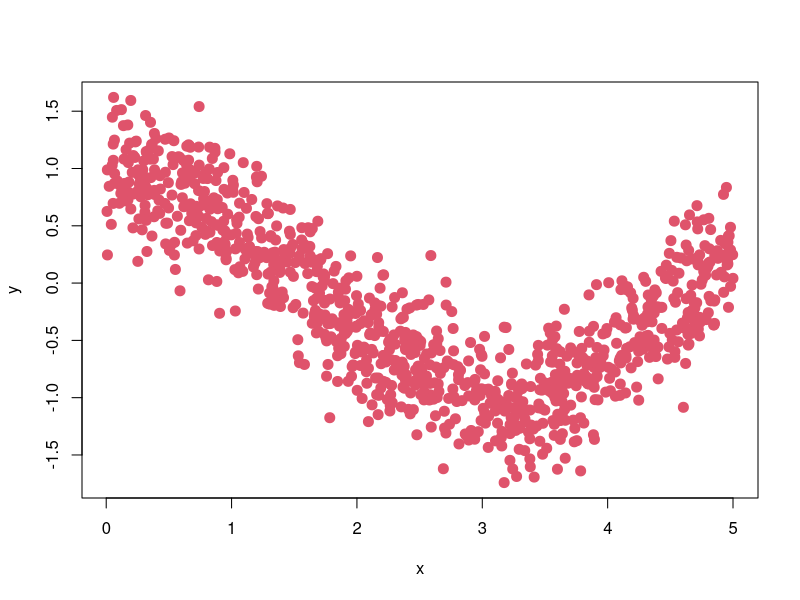
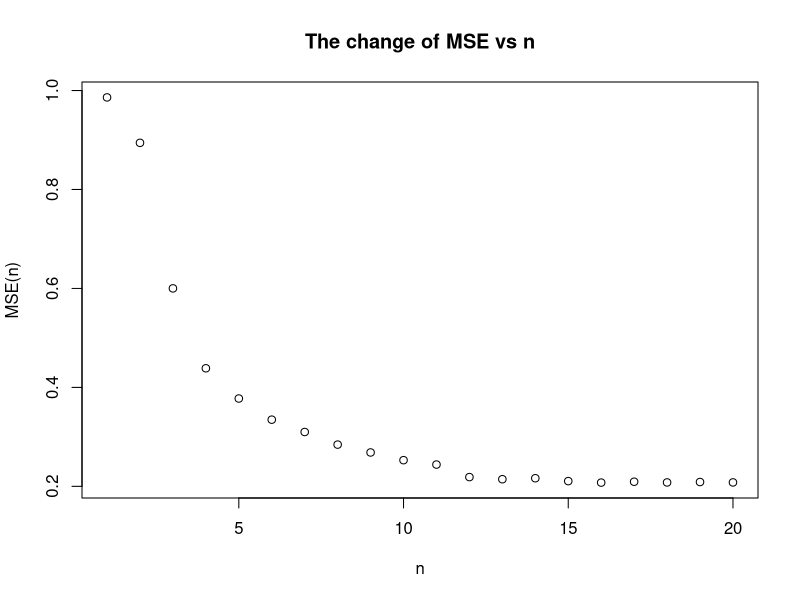

Write the R code that produced these figures, in order. (Note: a time limit stopped this script after it produced the figures.)
####1(a)####
set.seed(1)  # set random number generator
n = 1000  # number of samples
x = 5*runif(n)  # simulate training x's uniformly on the interval [0,5]
sigma = 0.3  # standard deviation of the noise
f = function(x) { cos(x) }  # f(x) = true mean of x given y
y = f(x) + sigma*rnorm(n)  # simulate training y's by adding N(0, sigma^2) noise to f(x)
plot(x,y,col=2,pch=20,cex=2)  # plot training data

KNN = function(x0, x, y, K) {
  distances = abs(x - x0)  # Euclidean distance between x0 and each x_i
  o = order(distances)  # order of the training points by distance from x0 (nearest to farthest)
  y0_hat = mean(y[o[1:K]])  # take average of the y values of the K nearest training points
  return(y0_hat)  # return predicted value of y
}

####1(b)####
MSE=matrix(0,nrow = 20,ncol=25)
for (r in 1:25) {
  i = 20  
  x_train = 5*runif(i)  
  sigma = 0.3  
  f = function(x) { cos(x) }  
  y_train = f(x_train) + sigma*rnorm(i)  
  
  for (n in 1:20) {
    y_pred<-sapply(x, function(x0) { KNN(x0, x_train[1:n], y_train[1:n], 1) })
    MSE[n,r] = mean((y_pred - y)^2)
  }
  
}

####1(c)####
MSE_N=rowMeans(MSE)
plot(MSE_N,xlab = 'n',ylab='MSE(n)',main='The change of MSE vs n')


####2(a)####
n_test = 100000
x_test = 5*runif(n_test)  # simulate test x's from true data generating process
y_test = f(x_test) + sigma*rnorm(n_test)  # simulate test y's from true data generating pro

# Simulate dataset
set.seed(50)  # set random number generator
n = 30  # number of samples
x = 5*runif(n)  # simulate training x's uniformly on the interval [0,5]
sigma = 0.3  # standard deviation of the noise
y = f(x) + sigma*rnorm(n)  # simulate training y's by adding N(0, sigma^2) noise to f(x)

# Compute "ground truth" estimate of test performance, given this training set
K = 1  # number of neighbors to use in KNN
y_test_hat = sapply(x_test, function(x0) { KNN(x0, x, y, K) })  # run KNN at each x in the test set
MSE_test = mean((y_test - y_test_hat)^2)  # compute MSE on test set

# Repeatedly run CV for a range of nfolds values
nfolds_max = n  # maximum value of nfolds to use for CV
nreps = 1000  # number of times to repeat the simulation
MSE_cv = matrix(0,nreps,nfolds_max)  # vector to hold CV estimate of MSE for each rep and each fold
for (r in 1:nreps) {  # run the simulation many times
  for (nfolds in 1:nfolds_max) {
    permutation = sample(1:n)  # random ordering of all the available data
    MSE_fold = rep(0,nfolds)  # vector to hold MSE for each fold and each K
    for (j in 1:nfolds) {
      pseudotest = permutation[floor((j-1)*n/nfolds+1) : floor(j*n/nfolds)]  # pseudo-test set
      pseudotrain = setdiff(1:n, pseudotest)  # pseudo-training set
      y_hat = sapply(x[pseudotest], function(x0) { KNN(x0, x[pseudotrain], y[pseudotrain], K) })  # run KNN at each x in the pseudo-test set
      MSE_fold[j] = mean((y[pseudotest] - y_hat)^2)  # compute MSE on the pseudo-test set
    }
    MSE_cv[r,nfolds] = mean(MSE_fold)
  }
}

# Compute the MSE, bias, and variance of the CV estimate of test MSE, for each value of nfolds
mse = colMeans((MSE_cv - MSE_test)^2)
bias = colMeans(MSE_cv) - MSE_test
variance = apply(MSE_cv,2,var)

plot(1:nfolds_max, type="n", ylim=c(0,max(variance[2:nfolds_max])*1.1), xlab="nfolds", ylab="variance", main="Variance of the CV estimates with n=18")
lines(1:nfolds_max, variance, col=4, lwd=2)
legend("topright", legend=c("variance"), col=c(4), lwd=2)
